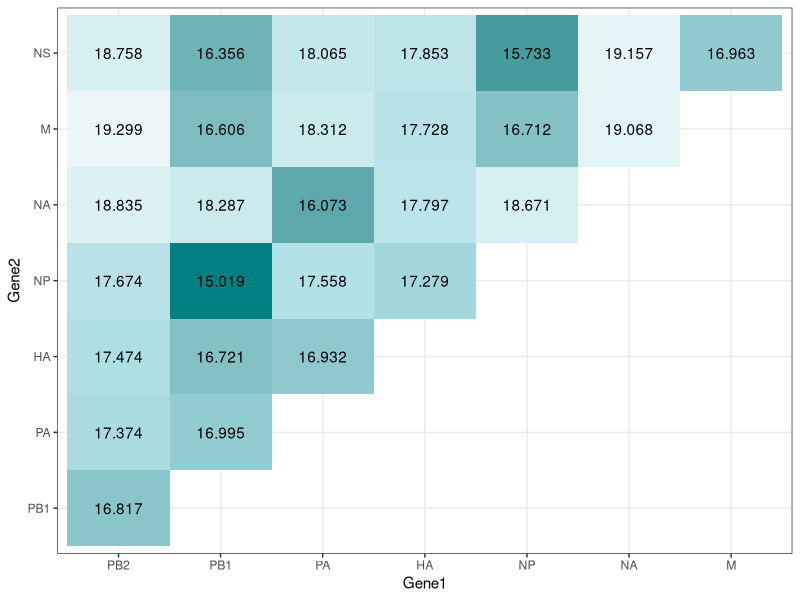

The R source for this figure:
##### Library  #####
library(tidyverse)
library(corrplot)
library(ggridges)
library(RColorBrewer)

##### Import data ####
## Set working directory ##
setwd("~/H3N2/")

### import "FBQ" data 
GeoD_Summary <- read.csv("1_Data/6_Geodesic/1_50csv_new/All_Pair_Summary.csv", header = TRUE, na.string = "") # 

## Round mean value 
GeoD_Summary$DisMean <- round(GeoD_Summary$DisMean, 3)

## Subset of value
table <- GeoD_Summary[,c(2,3)]

## split by gene
table2 <- separate(data = table, col = GenePair, into = c("Gene1", "Gene2"), sep = "-")

table2$Gene1 <- factor(table2$Gene1, levels = c("PB2","PB1","PA","HA",
                                                "NP", "NA", "M", "NS"))

table2$Gene2 <- factor(table2$Gene2, levels = c("PB2","PB1","PA","HA",
                                                "NP", "NA", "M", "NS"))

table2 <- table2 %>% 
  arrange(Gene1, Gene2)

table2$Gene1[16] <- "PB2"
table2$Gene2[16] <- "HA"

table2$Gene1[17] <- "PB1"
table2$Gene2[17] <- "HA"

table2$Gene1[18] <- "PA"
table2$Gene2[18] <- "HA"

table2$Gene1[18] <- "PA"
table2$Gene2[18] <- "HA"

table2$Gene1[28] <- "M"
table2$Gene2[28] <- "NS"

table2 <- table2 %>% 
  arrange(Gene1, Gene2)

table2 <- table2 %>% 
  mutate(DisMean_s = scale(DisMean))

p <- table2 %>% 
  ggplot(aes(Gene1, Gene2, fill = DisMean_s,
             label = sprintf("%.3f", DisMean))) +
  geom_tile() +
  geom_text(col = "black") +
  theme_bw() +
  theme(legend.position = "none") +
  scale_fill_gradient2(low = "#008080", mid = "#b0e0e6", high = "white")


ggsave("HA_GeoD.svg", plot = p, device = "svg", 
       path = "3_Figures/Fig_1/Fig1B_GeoD",
       width = 300, height = 300, units = "mm", dpi = 720)


################ For reference ################
### import "FBQ" data 
GeoD_All <- read.csv("1_Data/6_Geodesic/1_50csv_new/All_Pair_Results.csv", header = TRUE, na.string = "") # 

HA_GeoD <- GeoD_All %>% 
  filter(GenePair == "HA-M" | GenePair == "HA-NA" | GenePair == "HA-PB1" | GenePair == "HA-PB2" | 
           GenePair == "HA-PA" | GenePair == "HA-NS" | GenePair == "HA-NP")

HA_GeoD$GenePair <- factor(HA_GeoD$GenePair, levels = c("HA-PB2","HA-PB1","HA-PA",
                                                        "HA-NP", "HA-NA", "HA-M", "HA-NS"))


GeneCol <- c("#C780E8", "#9D94FF","#59ADF6","#42D6A4","#F8F38D","#FFB480","#FF6961")


p <- ggplot(HA_GeoD, aes(x = value, y = GenePair, fill = GenePair)) +
    geom_density_ridges() +
    scale_fill_manual(values = GeneCol, guide="none") +
    xlab("Tree-Tree Geodesic distance") +
    ylab("Gene Pair with the HA gene") +
    theme_bw() + 
    theme(legend.position="none")

